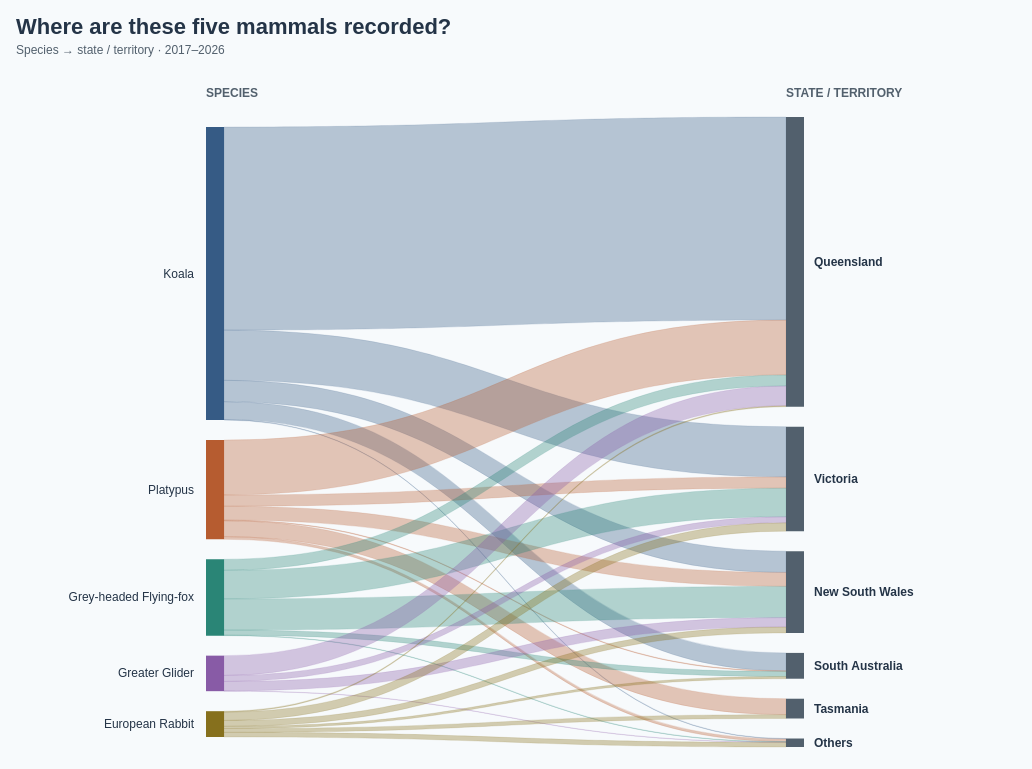

Vega-Lite specification for this chart:
### Vega specification from a JSON file in a GitHub repository (floating-point values rounded to 4 significant figures)
{"$schema": "https://vega.github.io/schema/vega/v5.json", "description": "Readability rationale: Charts involving multiple lines or flows use a limited selection of the most observed species (typically 5–6), while ranking and hierarchical charts can accommodate larger selections (typically 10–15). Maps can retain all species within their selected dataset where aggregation or filtering prevents clutter. This Sankey shows the top five species by observation count among the ten mammals selected in DotMap.vg.json. Sankey showing only the five most recorded species among the 10 selected mammals in DotMap.vg.json: Koala, Platypus, Grey-headed Flying-fox, Greater Glider, European Rabbit. Species ranked by 2017–2026 geolocated observation count, not conservation importance. Both stages sum to 3,429 observations. State assignments copied from DotMap, including Offshore / unspecified. State totals and connections include only these five species. Ribbon and node heights use a uniform 0.15456401283172938 pixels per observation. Species colours match DotMap. All data and layout embedded. Hover or click to highlight; click again, Reset highlight, or Escape to clear. Counts reflect recording activity, not migration or animal abundance. Species colours match the ten-species palette in BumpChart.vg.json; species selection is retained; counts use the selected observation years. ACT, Western Australia, Northern Territory and Offshore / unspecified are combined as Others (55 observations); their species flows are summed. Grouped-location breakdowns are retained in tooltips. Totals and the shared ribbon-height scale are preserved. Uses the 10 most recent available observation years (2017–2026), including partial 2026.", "width": 1000, "height": 680, "padding": 16, "background": "#f7fafc", "title": {"text": "Where are these five mammals recorded?", "subtitle": ["Species → state / territory · 2017–2026"], "anchor": "start", "fontSize": 22, "color": "#243447", "subtitleFontSize": 12, "subtitleColor": "#52606d", "offset": 16, "subtitlePadding": 6, "subtitleLineHeight": 16, "font": "Arial", "fontWeight": "bold", "subtitleFont": "Arial"}, "signals": [{"name": "selected", "value": null, "on": [{"events": "@nodes:click, @labels:click", "update": "selected === datum.key ? null : datum.key"}, {"events": "view:keydown[event.key === 'Escape'], view:dblclick", "update": "null"}]}, {"name": "hovered", "value": null, "on": [{"events": "@nodes:mouseover, @labels:mouseover, @ribbons:mouseover", "update": "datum.key"}, {"events": "@nodes:mouseout, @labels:mouseout, @ribbons:mouseout", "update": "null"}]}, {"name": "active", "update": "selected || hovered"}], "data": [{"name": "nodeData", "values": [{"id": "species:Koala", "key": "species:Koala", "label": "Koala", "name": "Koala", "level": "Species", "column": 0, "x": 290, "y": 102.0, "y2": 395.1, "count": 1896, "keys": ["species:Koala", "state:Queensland", "state:Victoria", "state:New South Wales", "state:South Australia", "state:Others"]}, {"id": "species:Platypus", "key": "species:Platypus", "label": "Platypus", "name": "Platypus", "level": "Species", "column": 0, "x": 290, "y": 415.1, "y2": 514.3, "count": 642, "keys": ["species:Platypus", "state:Queensland", "state:Victoria", "state:New South Wales", "state:South Australia", "state:Tasmania", "state:Others"]}, {"id": "species:Grey-headed Flying-fox", "key": "species:Grey-headed Flying-fox", "label": "Grey-headed Flying-fox", "name": "Grey-headed Flying-fox", "level": "Species", "column": 0, "x": 290, "y": 534.3, "y2": 610.6, "count": 494, "keys": ["species:Grey-headed Flying-fox", "state:Queensland", "state:Victoria", "state:New South Wales", "state:South Australia", "state:Others"]}, {"id": "species:Greater Glider", "key": "species:Greater Glider", "label": "Greater Glider", "name": "Greater Glider", "level": "Species", "column": 0, "x": 290, "y": 630.6, "y2": 666.2, "count": 230, "keys": ["species:Greater Glider", "state:Queensland", "state:Victoria", "state:New South Wales", "state:Others"]}, {"id": "species:European Rabbit", "key": "species:European Rabbit", "label": "European Rabbit", "name": "European Rabbit", "level": "Species", "column": 0, "x": 290, "y": 686.2, "y2": 712.0, "count": 167, "keys": ["species:European Rabbit", "state:Queensland", "state:Victoria", "state:New South Wales", "state:South Australia", "state:Tasmania", "state:Others"]}, {"id": "state:Queensland", "key": "state:Queensland", "label": "Queensland", "name": "Queensland", "level": "State / territory", "column": 1, "x": 870, "y": 92.0, "y2": 381.7, "count": 1874, "keys": ["state:Queensland", "species:Koala", "species:Platypus", "species:Grey-headed Flying-fox", "species:Greater Glider", "species:European Rabbit"]}, {"id": "state:Victoria", "key": "state:Victoria", "label": "Victoria", "name": "Victoria", "level": "State / territory", "column": 1, "x": 870, "y": 401.7, "y2": 506.1, "count": 676, "keys": ["state:Victoria", "species:Koala", "species:Platypus", "species:Grey-headed Flying-fox", "species:Greater Glider", "species:European Rabbit"]}, {"id": "state:New South Wales", "key": "state:New South Wales", "label": "New South Wales", "name": "New South Wales", "level": "State / territory", "column": 1, "x": 870, "y": 526.1, "y2": 607.9, "count": 529, "keys": ["state:New South Wales", "species:Koala", "species:Platypus", "species:Grey-headed Flying-fox", "species:Greater Glider", "species:European Rabbit"]}, {"id": "state:South Australia", "key": "state:South Australia", "label": "South Australia", "name": "South Australia", "level": "State / territory", "column": 1, "x": 870, "y": 627.9, "y2": 653.7, "count": 167, "keys": ["state:South Australia", "species:Koala", "species:Platypus", "species:Grey-headed Flying-fox", "species:European Rabbit"]}, {"id": "state:Tasmania", "key": "state:Tasmania", "label": "Tasmania", "name": "Tasmania", "level": "State / territory", "column": 1, "x": 870, "y": 673.7, "y2": 693.5, "count": 128, "keys": ["state:Tasmania", "species:Platypus", "species:European Rabbit"]}, {"id": "state:Others", "key": "state:Others", "label": "Others", "name": "Others", "level": "State / territory", "column": 1, "x": 870, "y": 713.5, "y2": 722.0, "count": 55, "keys": ["state:Others", "species:Koala", "species:Platypus", "species:Grey-headed Flying-fox", "species:Greater Glider", "species:European Rabbit"], "members": "Australian Capital Territory (40); Northern Territory (1); Offshore / unspecified (3); Western Australia (11)"}]}, {"name": "links", "values": [{"species": "Koala", "scientific": "Phascolarctos cinereus", "source": "Koala", "target": "Queensland", "count": 1314, "share": 0.693, "shareLabel": "Share of species", "key": "species:Koala", "keys": ["species:Koala", "state:Queensland"], "path": "M308,102.0C589,102.0 589,92.0 870,92.0L870,295.09711286089237C589,295.09711286089237 589,305.09711286089237 308,305.09711286089237Z"}, {"species": "Koala", "scientific": "Phascolarctos cinereus", "source": "Koala", "target": "Victoria", "count": 325, "share": 0.1714, "shareLabel": "Share of species", "key": "species:Koala", "keys": ["species:Koala", "state:Victoria"], "path": "M308,305.09711286089237C589,305.09711286089237 589,401.65296004666084 870,401.65296004666084L870,451.8862642169729C589,451.8862642169729 589,355.33041703120443 308,355.33041703120443Z"}, {"species": "Koala", "scientific": "Phascolarctos cinereus", "source": "Koala", "target": "New South Wales", "count": 138, "share": 0.07278, "shareLabel": "Share of species", "key": "species:Koala", "keys": ["species:Koala", "state:New South Wales"], "path": "M308,355.33041703120443C589,355.33041703120443 589,526.1382327209099 870,526.1382327209099L870,547.4680664916885C589,547.4680664916885 589,376.66025080198307 308,376.66025080198307Z"}, {"species": "Koala", "scientific": "Phascolarctos cinereus", "source": "Koala", "target": "South Australia", "count": 116, "share": 0.06118, "shareLabel": "Share of species", "key": "species:Koala", "keys": ["species:Koala", "state:South Australia"], "path": "M308,376.66025080198307C589,376.66025080198307 589,627.9025955088947 870,627.9025955088947L870,645.8320209973754C589,645.8320209973754 589,394.5896762904637 308,394.5896762904637Z"}, {"species": "Koala", "scientific": "Phascolarctos cinereus", "source": "Koala", "target": "Others", "count": 3, "share": 0.001582, "shareLabel": "Share of species", "key": "species:Koala", "keys": ["species:Koala", "state:Others"], "path": "M308,394.5896762904637C589,394.5896762904637 589,713.4989792942548 870,713.4989792942548L870,713.96267133275C589,713.96267133275 589,395.05336832895887 308,395.05336832895887Z", "members": "Australian Capital Territory (1); Western Australia (2)"}, {"species": "Platypus", "scientific": "Ornithorhynchus anatinus", "source": "Platypus", "target": "Queensland", "count": 355, "share": 0.553, "shareLabel": "Share of species", "key": "species:Platypus", "keys": ["species:Platypus", "state:Queensland"], "path": "M308,415.0533683289589C589,415.0533683289589 589,295.09711286089237 870,295.09711286089237L870,349.9673374161563C589,349.9673374161563 589,469.92359288422284 308,469.92359288422284Z"}, {"species": "Platypus", "scientific": "Ornithorhynchus anatinus", "source": "Platypus", "target": "Victoria", "count": 73, "share": 0.1137, "shareLabel": "Share of species", "key": "species:Platypus", "keys": ["species:Platypus", "state:Victoria"], "path": "M308,469.92359288422284C589,469.92359288422284 589,451.8862642169729 870,451.8862642169729L870,463.16943715368916C589,463.16943715368916 589,481.2067658209391 308,481.2067658209391Z"}, {"species": "Platypus", "scientific": "Ornithorhynchus anatinus", "source": "Platypus", "target": "New South Wales", "count": 90, "share": 0.1402, "shareLabel": "Share of species", "key": "species:Platypus", "keys": ["species:Platypus", "state:New South Wales"], "path": "M308,481.2067658209391C589,481.2067658209391 589,547.4680664916885 870,547.4680664916885L870,561.3788276465442C589,561.3788276465442 589,495.11752697579476 308,495.11752697579476Z"}, {"species": "Platypus", "scientific": "Ornithorhynchus anatinus", "source": "Platypus", "target": "South Australia", "count": 4, "share": 0.006231, "shareLabel": "Share of species", "key": "species:Platypus", "keys": ["species:Platypus", "state:South Australia"], "path": "M308,495.11752697579476C589,495.11752697579476 589,645.8320209973754 870,645.8320209973754L870,646.4502770487023C589,646.4502770487023 589,495.73578302712167 308,495.73578302712167Z"}, {"species": "Platypus", "scientific": "Ornithorhynchus anatinus", "source": "Platypus", "target": "Tasmania", "count": 103, "share": 0.1604, "shareLabel": "Share of species", "key": "species:Platypus", "keys": ["species:Platypus", "state:Tasmania"], "path": "M308,495.73578302712167C589,495.73578302712167 589,673.7147856517935 870,673.7147856517935L870,689.6348789734616C589,689.6348789734616 589,511.6558763487898 308,511.6558763487898Z"}, {"species": "Platypus", "scientific": "Ornithorhynchus anatinus", "source": "Platypus", "target": "Others", "count": 17, "share": 0.02648, "shareLabel": "Share of species", "key": "species:Platypus", "keys": ["species:Platypus", "state:Others"], "path": "M308,511.6558763487898C589,511.6558763487898 589,713.96267133275 870,713.96267133275L870,716.5902595508894C589,716.5902595508894 589,514.2834645669292 308,514.2834645669292Z", "members": "Australian Capital Territory (16); Offshore / unspecified (1)"}, {"species": "Grey-headed Flying-fox", "scientific": "Pteropus poliocephalus", "source": "Grey-headed Flying-fox", "target": "Queensland", "count": 71, "share": 0.1437, "shareLabel": "Share of species", "key": "species:Grey-headed Flying-fox", "keys": ["species:Grey-headed Flying-fox", "state:Queensland"], "path": "M308,534.2834645669292C589,534.2834645669292 589,349.9673374161563 870,349.9673374161563L870,360.94138232720906C589,360.94138232720906 589,545.257509477982 308,545.257509477982Z"}, {"species": "Grey-headed Flying-fox", "scientific": "Pteropus poliocephalus", "source": "Grey-headed Flying-fox", "target": "Victoria", "count": 185, "share": 0.3745, "shareLabel": "Share of species", "key": "species:Grey-headed Flying-fox", "keys": ["species:Grey-headed Flying-fox", "state:Victoria"], "path": "M308,545.257509477982C589,545.257509477982 589,463.16943715368916 870,463.16943715368916L870,491.7637795275591C589,491.7637795275591 589,573.851851851852 308,573.851851851852Z"}, {"species": "Grey-headed Flying-fox", "scientific": "Pteropus poliocephalus", "source": "Grey-headed Flying-fox", "target": "New South Wales", "count": 202, "share": 0.4089, "shareLabel": "Share of species", "key": "species:Grey-headed Flying-fox", "keys": ["species:Grey-headed Flying-fox", "state:New South Wales"], "path": "M308,573.851851851852C589,573.851851851852 589,561.3788276465442 870,561.3788276465442L870,592.6007582385536C589,592.6007582385536 589,605.0737824438613 308,605.0737824438613Z"}, {"species": "Grey-headed Flying-fox", "scientific": "Pteropus poliocephalus", "source": "Grey-headed Flying-fox", "target": "South Australia", "count": 33, "share": 0.0668, "shareLabel": "Share of species", "key": "species:Grey-headed Flying-fox", "keys": ["species:Grey-headed Flying-fox", "state:South Australia"], "path": "M308,605.0737824438613C589,605.0737824438613 589,646.4502770487023 870,646.4502770487023L870,651.5508894721494C589,651.5508894721494 589,610.1743948673084 308,610.1743948673084Z"}, {"species": "Grey-headed Flying-fox", "scientific": "Pteropus poliocephalus", "source": "Grey-headed Flying-fox", "target": "Others", "count": 3, "share": 0.006073, "shareLabel": "Share of species", "key": "species:Grey-headed Flying-fox", "keys": ["species:Grey-headed Flying-fox", "state:Others"], "path": "M308,610.1743948673084C589,610.1743948673084 589,716.5902595508894 870,716.5902595508894L870,717.0539515893846C589,717.0539515893846 589,610.6380869058036 308,610.6380869058036Z", "members": "Australian Capital Territory (3)"}, {"species": "Greater Glider", "scientific": "Petauroides volans", "source": "Greater Glider", "target": "Queensland", "count": 128, "share": 0.5565, "shareLabel": "Share of species", "key": "species:Greater Glider", "keys": ["species:Greater Glider", "state:Queensland"], "path": "M308,630.6380869058034C589,630.6380869058034 589,360.94138232720906 870,360.94138232720906L870,380.72557596967044C589,380.72557596967044 589,650.4222805482648 308,650.4222805482648Z"}, {"species": "Greater Glider", "scientific": "Petauroides volans", "source": "Greater Glider", "target": "Victoria", "count": 39, "share": 0.1696, "shareLabel": "Share of species", "key": "species:Greater Glider", "keys": ["species:Greater Glider", "state:Victoria"], "path": "M308,650.4222805482648C589,650.4222805482648 589,491.7637795275591 870,491.7637795275591L870,497.79177602799655C589,497.79177602799655 589,656.4502770487022 308,656.4502770487022Z"}, {"species": "Greater Glider", "scientific": "Petauroides volans", "source": "Greater Glider", "target": "New South Wales", "count": 61, "share": 0.2652, "shareLabel": "Share of species", "key": "species:Greater Glider", "keys": ["species:Greater Glider", "state:New South Wales"], "path": "M308,656.4502770487022C589,656.4502770487022 589,592.6007582385536 870,592.6007582385536L870,602.029163021289C589,602.029163021289 589,665.8786818314377 308,665.8786818314377Z"}, {"species": "Greater Glider", "scientific": "Petauroides volans", "source": "Greater Glider", "target": "Others", "count": 2, "share": 0.008696, "shareLabel": "Share of species", "key": "species:Greater Glider", "keys": ["species:Greater Glider", "state:Others"], "path": "M308,665.8786818314377C589,665.8786818314377 589,717.0539515893846 870,717.0539515893846L870,717.363079615048C589,717.363079615048 589,666.1878098571011 308,666.1878098571011Z", "members": "Australian Capital Territory (2)"}, {"species": "European Rabbit", "scientific": "Oryctolagus cuniculus", "source": "European Rabbit", "target": "Queensland", "count": 6, "share": 0.03593, "shareLabel": "Share of species", "key": "species:European Rabbit", "keys": ["species:European Rabbit", "state:Queensland"], "path": "M308,686.1878098571012C589,686.1878098571012 589,380.72557596967044 870,380.72557596967044L870,381.65296004666084C589,381.65296004666084 589,687.1151939340916 308,687.1151939340916Z"}, {"species": "European Rabbit", "scientific": "Oryctolagus cuniculus", "source": "European Rabbit", "target": "Victoria", "count": 54, "share": 0.3234, "shareLabel": "Share of species", "key": "species:European Rabbit", "keys": ["species:European Rabbit", "state:Victoria"], "path": "M308,687.1151939340916C589,687.1151939340916 589,497.79177602799655 870,497.79177602799655L870,506.1382327209099C589,506.1382327209099 589,695.461650627005 308,695.461650627005Z"}, {"species": "European Rabbit", "scientific": "Oryctolagus cuniculus", "source": "European Rabbit", "target": "New South Wales", "count": 38, "share": 0.2275, "shareLabel": "Share of species", "key": "species:European Rabbit", "keys": ["species:European Rabbit", "state:New South Wales"], "path": "M308,695.461650627005C589,695.461650627005 589,602.029163021289 870,602.029163021289L870,607.9025955088947C589,607.9025955088947 589,701.3350831146107 308,701.3350831146107Z"}, {"species": "European Rabbit", "scientific": "Oryctolagus cuniculus", "source": "European Rabbit", "target": "South Australia", "count": 14, "share": 0.08383, "shareLabel": "Share of species", "key": "species:European Rabbit", "keys": ["species:European Rabbit", "state:South Australia"], "path": "M308,701.3350831146107C589,701.3350831146107 589,651.5508894721494 870,651.5508894721494L870,653.7147856517936C589,653.7147856517936 589,703.4989792942549 308,703.4989792942549Z"}, {"species": "European Rabbit", "scientific": "Oryctolagus cuniculus", "source": "European Rabbit", "target": "Tasmania", "count": 25, "share": 0.1497, "shareLabel": "Share of species", "key": "species:European Rabbit", "keys": ["species:European Rabbit", "state:Tasmania"], "path": "M308,703.4989792942549C589,703.4989792942549 589,689.6348789734616 870,689.6348789734616L870,693.4989792942548C589,693.4989792942548 589,707.3630796150482 308,707.3630796150482Z"}, {"species": "European Rabbit", "scientific": "Oryctolagus cuniculus", "source": "European Rabbit", "target": "Others", "count": 30, "share": 0.1796, "shareLabel": "Share of species", "key": "species:European Rabbit", "keys": ["species:European Rabbit", "state:Others"], "path": "M308,707.3630796150482C589,707.3630796150482 589,717.363079615048 870,717.363079615048L870,721.9999999999999C589,721.9999999999999 589,712.0 308,712.0Z", "members": "Australian Capital Territory (18); Northern Territory (1); Offshore / unspecified (2); Western Australia (9)"}]}, {"name": "headings", "values": [{"x": 290, "label": "SPECIES"}, {"x": 870, "label": "STATE / TERRITORY"}]}], "scales": [{"name": "color", "type": "ordinal", "domain": ["Koala", "Platypus", "Grey-headed Flying-fox", "Greater Glider", "Spotted-tailed Quoll", "European Rabbit", "Quokka", "Tasmanian Devil", "Eastern Barred Bandicoot", "Numbat"], "range": ["#365B85", "#B65C30", "#2A8576", "#885BA6", "#AD4770", "#86701D", "#397FAD", "#6D6B70", "#C17A24", "#5146A0"]}], "marks": [{"type": "text", "from": {"data": "headings"}, "encode": {"update": {"x": {"signal": "datum.x - 100"}, "y": {"value": 24}, "text": {"field": "label"}, "fontSize": {"value": 12}, "fontWeight": {"value": "bold"}, "fill": {"value": "#52606d"}}}}, {"name": "ribbons", "type": "path", "from": {"data": "links"}, "encode": {"update": {"path": {"field": "path"}, "fill": {"scale": "color", "field": "species"}, "fillOpacity": {"signal": "active ? (!active || indexof(datum.keys, active) >= 0 ? 0.75 : 0.055) : 0.34"}, "stroke": {"scale": "color", "field": "species"}, "strokeWidth": {"value": 0.35}, "strokeOpacity": {"signal": "!active || indexof(datum.keys, active) >= 0 ? 0.4 : 0.05"}, "tooltip": {"signal": "merge({'From': datum.source, 'To': datum.target, 'Species': datum.species, 'Scientific name': datum.scientific, 'Observations': format(datum.count, ',d'), 'Share of source': format(datum.share, '.1%')}, datum.members ? {'Includes': datum.members} : {})"}, "description": {"signal": "datum.source + ' → ' + datum.target + ': ' + datum.count + ' observations'"}, "x": {"value": -100}, "y": {"value": -48}}}}, {"name": "nodes", "type": "rect", "from": {"data": "nodeData"}, "encode": {"update": {"x": {"signal": "datum.x - 100"}, "width": {"value": 18}, "y": {"signal": "datum.y - 48"}, "y2": {"signal": "datum.y2 - 48"}, "fill": {"signal": "datum.column === 1 ? '#52606d' : scale('color', datum.name)"}, "opacity": {"signal": "!active || indexof(datum.keys, active) >= 0 ? 1 : 0.2"}, "cursor": {"value": "pointer"}, "tooltip": {"signal": "merge({'Name': datum.name, 'Stage': datum.level, 'Observations': format(datum.count, ',d'), 'Share of top-five records': format(datum.count / 3429, '.1%')}, datum.members ? {'Includes': datum.members} : {})"}, "description": {"signal": "datum.name + ': ' + datum.count + ' observations'"}}}}, {"name": "labels", "type": "text", "from": {"data": "nodeData"}, "encode": {"update": {"x": {"signal": "(datum.column === 1 ? datum.x + 28 : datum.x - 12) - 100"}, "y": {"signal": "((datum.y + datum.y2) / 2) - 48"}, "text": {"signal": "datum.label"}, "align": {"signal": "datum.column === 1 ? 'left' : 'right'"}, "baseline": {"value": "middle"}, "fontSize": {"value": 12}, "fontWeight": {"signal": "datum.column === 0 ? 'normal' : 'bold'"}, "opacity": {"signal": "!active || indexof(datum.keys, active) >= 0 ? 1 : 0.28"}, "fill": {"value": "#243447"}, "cursor": {"value": "pointer"}, "tooltip": {"signal": "merge({'Name': datum.name, 'Observations': format(datum.count, ',d'), 'Share of top-five records': format(datum.count / 3429, '.1%')}, datum.members ? {'Includes': datum.members} : {})"}}}}], "config": {"font": "Arial"}, "usermeta": {"observationWindow": {"source": "Dataset/observations-794195.csv", "dateField": "observed_on", "years": [2017, 2018, 2019, 2020, 2021, 2022, 2023, 2024, 2025, 2026], "yearCount": 10, "includesPartialLatestYear": true}}}
